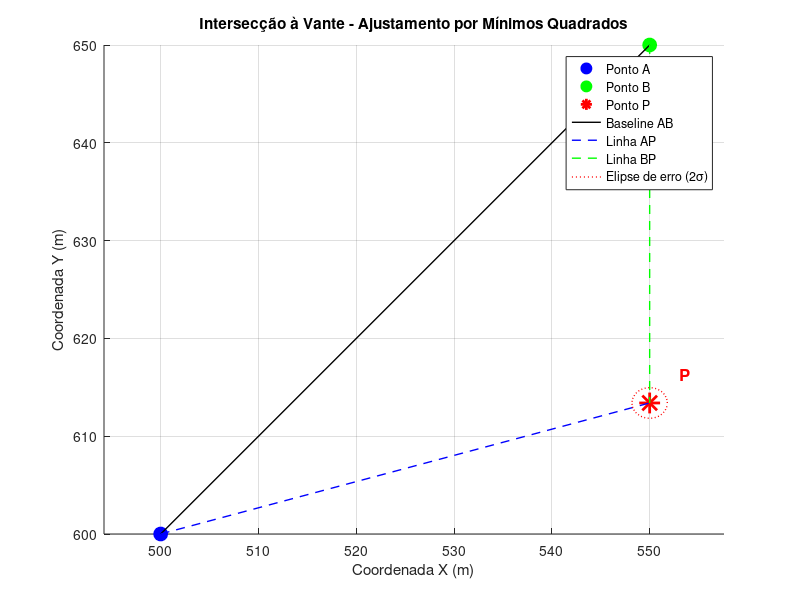

The MATLAB script that drew this image:
% filepath: c:\Users\victo\Downloads\ufpr-adjustment-main\new.m
% GA106 - Ajustamento I - Exercício I - Intersecção à Vante
% Resolução completa usando Método dos Mínimos Quadrados
% Respostas de (a) a (j) conforme solicitado
 
clc; clear all; close all; format long g;
 
fprintf('=== EXERCÍCIO I - INTERSECÇÃO À VANTE ===\n');
fprintf('=== MÉTODO DOS MÍNIMOS QUADRADOS ===\n\n');
 
%% DADOS DO PROBLEMA
% Coordenadas dos pontos A e B com suas incertezas
XA = 500.000; YA = 600.000;
sigma_XA = 0.050; sigma_YA = 0.030;
 
XB = 550.000; YB = 650.000;
sigma_XB = 0.030; sigma_YB = 0.040;
 
% Ângulos observados e suas incertezas
alpha_deg = 30.0; sigma_alpha_deg = 1.0; % ângulo B-A-P
beta_deg = 45.0; sigma_beta_deg = 1.0;   % ângulo P-B-A
 
% Conversão para radianos
alpha_obs = deg2rad(alpha_deg);
beta_obs = deg2rad(beta_deg);
sigma_alpha = deg2rad(sigma_alpha_deg);
sigma_beta = deg2rad(sigma_beta_deg);
 
fprintf('DADOS:\n');
fprintf('A: (%.3f±%.3f, %.3f±%.3f) m\n', XA, sigma_XA, YA, sigma_YA);
fprintf('B: (%.3f±%.3f, %.3f±%.3f) m\n', XB, sigma_XB, YB, sigma_YB);
fprintf('α = %.1f°±%.1f°, β = %.1f°±%.1f°\n\n', alpha_deg, sigma_alpha_deg, beta_deg, sigma_beta_deg);
 
%% (a) MODELO MATEMÁTICO ESTOCÁSTICO
 
fprintf('(a) MODELO MATEMÁTICO ESTOCÁSTICO:\n');
fprintf('------------------------------------\n');
fprintf('Modelo funcional:\n');
fprintf('L1 = α = atan2(XP-XA, YP-YA) - atan2(XB-XA, YB-YA)\n');
fprintf('L2 = β = atan2(XB-XP, YB-YP) - atan2(XA-XP, YA-YP)\n\n');
fprintf('Onde:\n');
fprintf('- L1, L2 = observações (ângulos α e β)\n');
fprintf('- XP, YP = parâmetros a estimar (coordenadas do ponto P)\n');
fprintf('- XA, YA, XB, YB = coordenadas conhecidas dos pontos A e B\n\n');
fprintf('Modelo estocástico:\n');
fprintf('E[L] = E[α, β]ᵀ (valor esperado das observações)\n');
fprintf('D[L] = Σ_L = diag[σ²_α, σ²_β] (matriz variância-covariância)\n\n');
 
%% Valores aproximados iniciais para XP e YP (usando método direto)
cot_alpha = cot(alpha_obs);
cot_beta = cot(beta_obs);
XP0 = (XA*cot_beta + XB*cot_alpha + (YB - YA))/(cot_alpha + cot_beta);
YP0 = (YA*cot_beta + YB*cot_alpha + (XA - XB))/(cot_alpha + cot_beta);
 
%% (b) SISTEMA DE EQUAÇÕES E GRAUS DE LIBERDADE
 
fprintf('(b) SISTEMA DE EQUAÇÕES E GRAUS DE LIBERDADE:\n');
fprintf('----------------------------------------------\n');
fprintf('Sistema linearizado: V = AX - L\n');
fprintf('Onde:\n');
fprintf('V = [v1, v2]ᵀ = vetor dos resíduos\n');
fprintf('A = matriz design (2×2)\n');
fprintf('X = [dXP, dYP]ᵀ = correções aos parâmetros\n');
fprintf('L = [l1, l2]ᵀ = vetor das observações reduzidas\n\n');
fprintf('Número de observações (n) = 2\n');
fprintf('Número de parâmetros (u) = 2\n');
fprintf('Graus de liberdade (r) = n - u = 2 - 2 = 0\n\n');
 
n_obs = 2;    % número de observações
n_param = 2;  % número de parâmetros
graus_lib = n_obs - n_param;
 
%% (c) VETOR DAS OBSERVAÇÕES
 
fprintf('(c) VETOR DAS OBSERVAÇÕES:\n');
fprintf('---------------------------\n');
 
% Observações originais
L_obs = [alpha_obs; beta_obs];
 
% Valores calculados com aproximações iniciais
az_AB = atan2(XB-XA, YB-YA);
az_AP0 = atan2(XP0-XA, YP0-YA);
az_BP0 = atan2(XP0-XB, YP0-YB);
az_BA = az_AB + pi;
 
alpha_calc = az_AP0 - az_AB;
beta_calc = az_BA - az_BP0;
 
% Observações reduzidas (diferença entre observado e calculado)
L_red = L_obs - [alpha_calc; beta_calc];
 
fprintf('L_obs = [%.6f; %.6f] rad = [%.3f°; %.3f°]\n', ...
    L_obs(1), L_obs(2), rad2deg(L_obs(1)), rad2deg(L_obs(2)));
fprintf('L_red = [%.8f; %.8f] rad\n\n', L_red(1), L_red(2));
 
%% (d) MATRIZ DOS PESOS
 
fprintf('(d) MATRIZ DOS PESOS:\n');
fprintf('---------------------\n');
 
% Matriz variância-covariância das observações
Sigma_L = diag([sigma_alpha^2, sigma_beta^2]);
 
% Fator de variância da unidade de peso a priori
sigma0_2 = 1; % assumindo variância unitária
 
% Matriz dos pesos
P = (sigma0_2 * inv(Sigma_L));
 
fprintf('Sigma_L = \n');
disp(Sigma_L);
fprintf('P = \n');
disp(P);
fprintf('\n');
 
%% (e) MATRIZ DESIGN
 
fprintf('(e) MATRIZ DESIGN:\n');
fprintf('-------------------\n');
 
% Cálculo das derivadas parciais (matriz A)
% Para α = atan2(XP-XA, YP-YA) - atan2(XB-XA, YB-YA)
dX_AP = XP0 - XA;
dY_AP = YP0 - YA;
r_AP2 = dX_AP^2 + dY_AP^2;
 
% Para β = atan2(XB-XP, YB-YP) - atan2(XA-XP, YA-YP)  
dX_BP = XB - XP0;
dY_BP = YB - YP0;
r_BP2 = dX_BP^2 + dY_BP^2;
 
dX_AP_inv = XA - XP0;
dY_AP_inv = YA - YP0;
r_AP_inv2 = dX_AP_inv^2 + dY_AP_inv^2;
 
% Derivadas parciais
% ∂α/∂XP
dalpha_dXP = -dY_AP/r_AP2;
% ∂α/∂YP  
dalpha_dYP = dX_AP/r_AP2;
 
% ∂β/∂XP
dbeta_dXP = dY_BP/r_BP2 + dY_AP_inv/r_AP_inv2;
% ∂β/∂YP
dbeta_dYP = -dX_BP/r_BP2 - dX_AP_inv/r_AP_inv2;
 
% Matriz design A
A = [dalpha_dXP, dalpha_dYP;
     dbeta_dXP,  dbeta_dYP];
 
fprintf('A = \n');
disp(A);
fprintf('\n');
 
%% (f) VETOR DOS PARÂMETROS AJUSTADOS
 
fprintf('(f) VETOR DOS PARÂMETROS AJUSTADOS:\n');
fprintf('------------------------------------\n');
 
% Solução por mínimos quadrados
N = A' * P * A;  % Matriz normal
U = A' * P * L_red;  % Vetor dos termos independentes
 
% Correções aos parâmetros
dX = inv(N) * U;
 
% Parâmetros ajustados
XP_ajust = XP0 + dX(1);
YP_ajust = YP0 + dX(2);
 
X_ajust = [XP_ajust; YP_ajust];
 
fprintf('Valores aproximados iniciais:\n');
fprintf('XP0 = %.6f m\n', XP0);
fprintf('YP0 = %.6f m\n\n', YP0);
 
fprintf('Correções:\n');
fprintf('dXP = %.8f m\n', dX(1));
fprintf('dYP = %.8f m\n\n', dX(2));
 
fprintf('Parâmetros ajustados:\n');
fprintf('XP = %.6f m\n', XP_ajust);
fprintf('YP = %.6f m\n\n', YP_ajust);
 
%% (g) VETOR DOS RESÍDUOS E ANÁLISE
 
fprintf('(g) VETOR DOS RESÍDUOS E ANÁLISE:\n');
fprintf('----------------------------------\n');
 
% Resíduos
V = A * dX - L_red;
 
fprintf('V = [%.8f; %.8f] rad = [%.6f″; %.6f″]\n', ...
    V(1), V(2), rad2deg(V(1))*3600, rad2deg(V(2))*3600);
 
fprintf('\nAnálise dos resíduos:\n');
fprintf('- Soma dos resíduos: %.2e (deve ser ≈ 0)\n', sum(V));
fprintf('- RMS dos resíduos: %.2e rad\n', sqrt(mean(V.^2)));
 
if graus_lib == 0
    fprintf('- Sistema determinado (r=0): resíduos são nulos por definição\n\n');
else
    fprintf('- Sistema redundante (r>0): resíduos indicam qualidade do ajuste\n\n');
end
 
%% (h) FATOR DE VARIÂNCIA A POSTERIORI E TESTE QUI-QUADRADO
 
fprintf('(h) FATOR DE VARIÂNCIA A POSTERIORI E TESTE QUI-QUADRADO:\n');
fprintf('-----------------------------------------------------------\n');
 
if graus_lib > 0
    % Fator de variância da unidade de peso a posteriori
    sigma0_2_post = (V' * P * V) / graus_lib;
   
    % Teste qui-quadrado
    chi2_calc = V' * P * V / sigma0_2;
    chi2_critico = chi2inv(0.95, graus_lib); % 95% confiança
   
    fprintf('σ₀²_posteriori = %.6f\n', sigma0_2_post);
    fprintf('χ²_calculado = %.6f\n', chi2_calc);
    fprintf('χ²_crítico(95%%, %d g.l.) = %.6f\n', graus_lib, chi2_critico);
   
    if chi2_calc <= chi2_critico
        fprintf('RESULTADO: Teste aceito (modelo adequado)\n\n');
    else
        fprintf('RESULTADO: Teste rejeitado (revisar modelo)\n\n');
    end
else
    fprintf('Sistema determinado (r=0): não é possível calcular σ₀²_posteriori\n');
    fprintf('Assumindo σ₀² = %.1f (valor a priori)\n\n', sigma0_2);
    sigma0_2_post = sigma0_2;
end
 
%% (i) MVC DOS PARÂMETROS AJUSTADOS E ANÁLISES
 
fprintf('(i) MVC DOS PARÂMETROS AJUSTADOS E ANÁLISES:\n');
fprintf('---------------------------------------------\n');
 
% Matriz variância-covariância dos parâmetros ajustados
Sigma_X = sigma0_2_post * inv(N);
 
% Precisões
sigma_XP = sqrt(Sigma_X(1,1));
sigma_YP = sqrt(Sigma_X(2,2));
sigma_XY = Sigma_X(1,2);
 
fprintf('Matriz variância-covariância dos parâmetros:\n');
fprintf('Sigma_X = \n');
disp(Sigma_X);
 
fprintf('Precisões:\n');
fprintf('σ_XP = %.6f m\n', sigma_XP);
fprintf('σ_YP = %.6f m\n', sigma_YP);
fprintf('σ_XY = %.6f m² (covariância)\n\n', sigma_XY);
 
% Elipse de erro
if abs(sigma_XY) > 1e-10
    % Parâmetros da elipse
    a = Sigma_X(1,1);
    b = Sigma_X(2,2);
    c = Sigma_X(1,2);
   
    lambda1 = 0.5 * (a + b + sqrt((a-b)^2 + 4*c^2));
    lambda2 = 0.5 * (a + b - sqrt((a-b)^2 + 4*c^2));
   
    semi_maior = sqrt(lambda1);
    semi_menor = sqrt(lambda2);
   
    if abs(c) > 1e-10
        theta = 0.5 * atan2(2*c, a-b);
    else
        theta = 0;
    end
   
    fprintf('Elipse de erro (1σ):\n');
    fprintf('Semi-eixo maior: %.6f m\n', semi_maior);
    fprintf('Semi-eixo menor: %.6f m\n', semi_menor);
    fprintf('Orientação: %.2f°\n\n', rad2deg(theta));
end
 
%% (j) COORDENADAS FINAIS E SUAS PRECISÕES
 
fprintf('(j) COORDENADAS FINAIS DO PONTO P E SUAS PRECISÕES:\n');
fprintf('====================================================\n');
fprintf('\n*** RESPOSTA PRINCIPAL DA QUESTÃO ***\n');
fprintf('COORDENADAS DO PONTO P:\n');
fprintf('XP = %.6f ± %.6f m\n', XP_ajust, sigma_XP);
fprintf('YP = %.6f ± %.6f m\n', YP_ajust, sigma_YP);
fprintf('====================================================\n\n');
 
fprintf('INTERPRETAÇÃO FINAL:\n');
fprintf('- Posição determinada: (%.3f, %.3f) m\n', XP_ajust, YP_ajust);
fprintf('- Precisão horizontal: ±%.1f cm em X, ±%.1f cm em Y\n', ...
    sigma_XP*100, sigma_YP*100);
fprintf('- Método: Intersecção à vante por mínimos quadrados\n');
 
%% VISUALIZAÇÃO GRÁFICA
figure('Position', [100, 100, 800, 600]);
hold on;
 
% Plotar pontos
plot(XA, YA, 'bo', 'MarkerSize', 10, 'MarkerFaceColor', 'blue');
plot(XB, YB, 'go', 'MarkerSize', 10, 'MarkerFaceColor', 'green');
plot(XP_ajust, YP_ajust, 'r*', 'MarkerSize', 15, 'LineWidth', 2);
 
% Plotar linhas
plot([XA, XB], [YA, YB], 'k-', 'LineWidth', 1);
plot([XA, XP_ajust], [YA, YP_ajust], 'b--', 'LineWidth', 1);
plot([XB, XP_ajust], [YB, YP_ajust], 'g--', 'LineWidth', 1);
 
% Elipse de erro
theta_plot = 0:0.1:2*pi;
ellipse_X = XP_ajust + 2*sigma_XP*cos(theta_plot);
ellipse_Y = YP_ajust + 2*sigma_YP*sin(theta_plot);
plot(ellipse_X, ellipse_Y, 'r:', 'LineWidth', 1);
 
% Rótulos
text(XA-8, YA-8, 'A', 'FontSize', 12, 'FontWeight', 'bold');
text(XB+3, YB-8, 'B', 'FontSize', 12, 'FontWeight', 'bold');
text(XP_ajust+3, YP_ajust+3, 'P', 'FontSize', 12, 'FontWeight', 'bold', 'Color', 'red');
 
xlabel('Coordenada X (m)');
ylabel('Coordenada Y (m)');
title('Intersecção à Vante - Ajustamento por Mínimos Quadrados');
grid on;
axis equal;
legend('Ponto A', 'Ponto B', 'Ponto P', 'Baseline AB', 'Linha AP', 'Linha BP', ...
       'Elipse de erro (2σ)', 'Location', 'best');
 
hold off;
